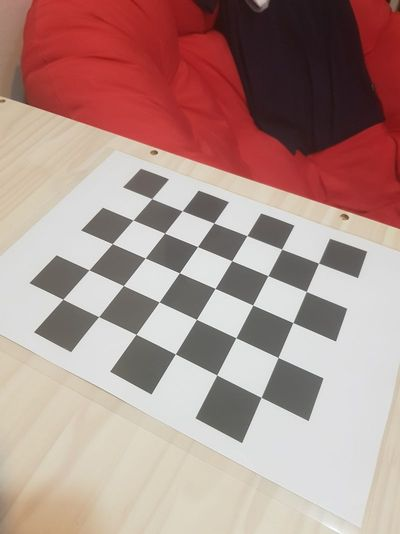
#> input picture Image Resource/conv_Image01.jpg, 400 x 534 px; its folder holds 4 pictures in this run
$ python Multimedia_System_HW2_CameraCalibration_py.py
#> lines starting #> are read from the running program, lines starting #| are printed output that depends on the picture; long printed decimals are rounded

import numpy as np
import cv2
import glob

# termination criteria
criteria = (cv2.TERM_CRITERIA_EPS + cv2.TERM_CRITERIA_MAX_ITER, 30, 0.001)

# prepare object points, like (0,0,0), (1,0,0), (2,0,0) ....,(6,5,0)
objp = np.zeros((5*6,3), np.float32)
objp[:,:2] = np.mgrid[0:5,0:6].T.reshape(-1,2)

# Arrays to store object points and image points from all the images.
objpoints = [] # 3d point in real world space
imgpoints = [] # 2d points in image plane.


images = glob.glob('../../Image Resource/conv_*.jpg')

# 보정결과 출력할 파일 세팅

f = open( '../../for HW/보정결과.txt', 'w')

i=0
for fname in images:
    img = cv2.imread(fname)
#> img is the input picture: shape (534, 400, 3); mean B, G, R 139, 144.7, 175.3
    gray = cv2.cvtColor(img,cv2.COLOR_BGR2GRAY)
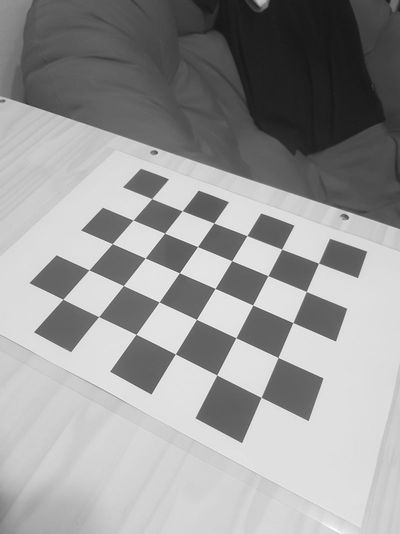
#> gray: shape (534, 400); min 22, max 255, mean 153.2

    # Find the chess board corners
    ret, corners = cv2.findChessboardCorners(gray, (5,6),None)
#> ret = True; corners = 30 rows, first 8: [318.5, 263.2], [306.3, 291.5], [292.9, 322.6], [278, 357.5], [261.1, 397.4], [281.6, 249.2], [267.9, 275.7], [252.6, 305]

    # If found, add object points, image points (after refining them)
    if (ret == False) | (i>10):
        continue
    print("Start processing Image %s..." % str(i))
    objpoints.append(objp)

    corners2 = cv2.cornerSubPix(gray,corners,(11,11),(-1,-1),criteria)
#> corners2 = 30 rows, first 8: [318.6, 263.1], [306.3, 291.4], [292.9, 322.6], [278, 357.5], [261.2, 397.4], [281.6, 249.1], [267.9, 275.7], [252.7, 304.9]
    imgpoints.append(corners2)

    # Draw and display the corners
    img = cv2.drawChessboardCorners(gray, (5,6), corners2,ret)
#> img: shape (534, 400)

    cv2.imshow(f'img {i+1}',gray)
    cv2.waitKey(0)

    # Cam calibration
    ret, mtx, dist, rvecs, tvecs = cv2.calibrateCamera(objpoints, imgpoints, gray.shape[::-1],None,None)
#> ret = 0.15; mtx = [[471.2, 0, 182.4], [0, 522.9, 268.3], [0, 0, 1]]; dist = [[0.177, -0.444, -0.0051, -0.0212, 4.1]]; rvecs = ([-0.489, 0.801, 1.95],); tvecs = ([3.51, -0.109, 12.11],)

    ## Undistortion

    img = cv2.imread('../../Image Resource/conv_image{0:02d}.jpg'.format(i+1))
    h,  w = img.shape[:2]
#> h = 534; w = 400
    newcameramtx, roi=cv2.getOptimalNewCameraMatrix(mtx,dist,(w,h),1,(w,h))
#> newcameramtx = [[487.6, 0, 179.8], [0, 557.3, 266.4], [0, 0, 1]]; roi = (21, 35, 344, 464)

    # undistort
    dst = cv2.undistort(img, mtx, dist, None, newcameramtx)
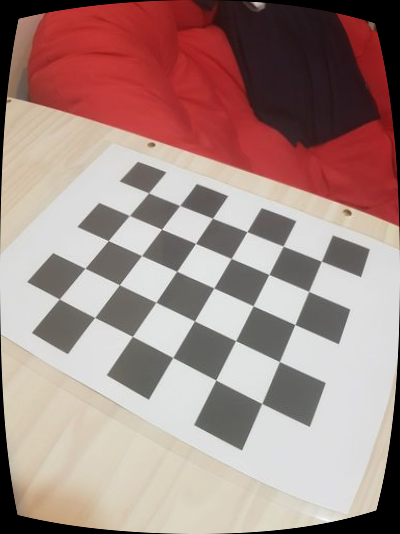
#> dst: shape (534, 400, 3); mean B, G, R 133.3, 138.4, 165.6

    # crop the image
    x,y,w,h = roi
#> x = 21; y = 35; w = 344; h = 464
    dst = dst[y:y+h, x:x+w]
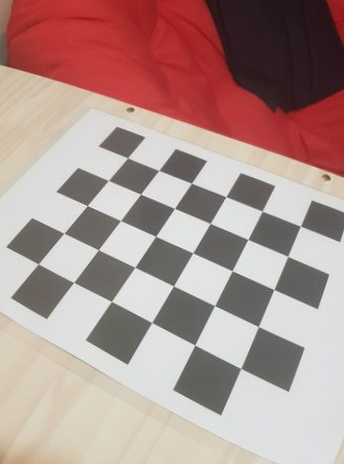
#> dst: shape (464, 344, 3); mean B, G, R 143.6, 148.1, 174.5
    cv2.imwrite('../../Image Resource/undistorted_image{0:02d}.jpg'.format(i+1),dst)

    ## show & compare Before/After
    cv2.namedWindow('Before', cv2.WINDOW_AUTOSIZE)
    cv2.imshow('Before', img)
    cv2.moveWindow('Before',10,10)


    cv2.namedWindow('After', cv2.WINDOW_AUTOSIZE)
    dst = cv2.resize(dst,dsize = tuple(np.flip(img.shape[:2])), interpolation = cv2.INTER_CUBIC )
#> dst: shape (534, 400, 3)

    cv2.imshow('After', dst)
    cv2.moveWindow('After',700,10)

    cv2.waitKey(0)
    cv2.destroyAllWindows()

    i += 1
#> pass 2 of the loop `for fname in images:`:
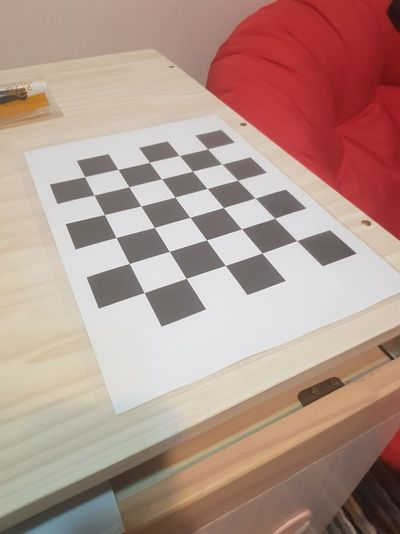
#> input picture Image Resource/conv_Image02.jpg, 400 x 534 px
#> img is the input picture: shape (534, 400, 3); mean B, G, R 139.8, 149.4, 178.5
#> `gray = cv2.cvtColor(img,cv2.COLOR_BGR2GRAY)`:
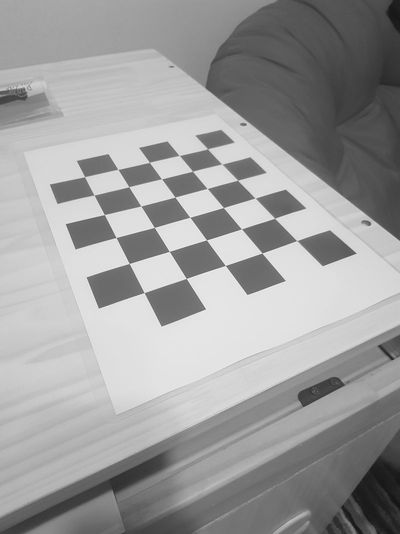
#> gray: shape (534, 400); min 18, max 252, mean 157
#> `ret, corners = cv2.findChessboardCorners(gray, (5,6),None)`: ret = True; corners = 30 rows, first 8: [296.6, 240.6], [261.9, 253], [225.3, 265.5], [186.3, 278.4], [144.2, 292.6], [274.6, 218.3], [241.4, 228.8], [206.5, 239.8]
#> corners2 = 30 rows, first 8: [296.7, 240.6], [262, 253], [225.4, 265.4], [186.3, 278.4], [144.2, 292.6], [274.6, 218.2], [241.4, 228.9], [206.5, 239.9]
#> img: shape (534, 400)
#> `ret, mtx, dist, rvecs, tvecs = cv2.calibrateCamera(objpoints, imgpoint..`: ret = 0.223; mtx = [[381.8, 0, 191.1], [0, 411.9, 325.5], [0, 0, 1]]; dist = [[0.202, -0.744, 0.00683, -0.0121, 1.7]]; rvecs = ([-0.402, 0.635, 1.98], [-0.196, 0.981, 2.55]); tvecs = ([3.29, -1.49, 9.91], [2.62, -1.93, 9.46])
#> newcameramtx = [[393.4, 0, 188.4], [0, 449.7, 314.7], [0, 0, 1]]; roi = (63, 102, 256, 418)
#> `x,y,w,h = roi`: x = 63; y = 102; w = 256; h = 418
#> `dst = cv2.resize(dst,dsize = tuple(np.flip(img.shape[:2])), interpolat..`:
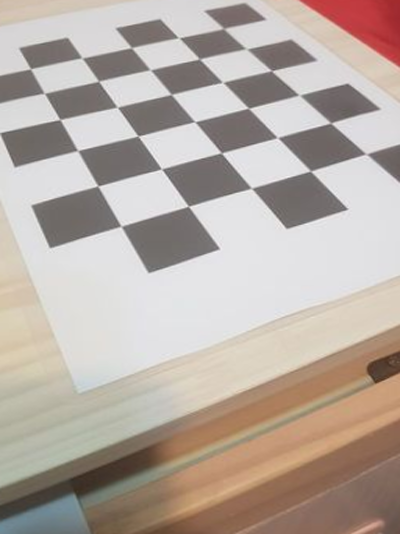
#> dst: shape (534, 400, 3); mean B, G, R 162.9, 170.9, 182.4
#> pass 3 of the loop `for fname in images:`:
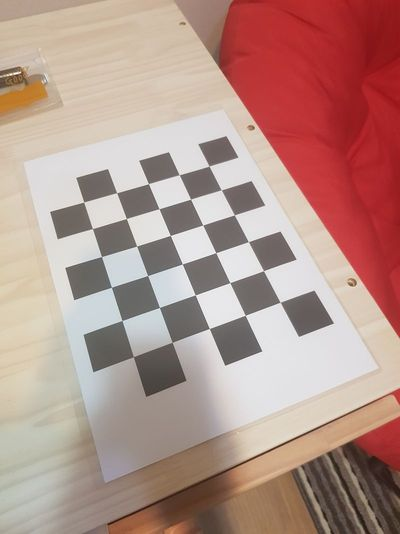
#> input picture Image Resource/conv_Image03.jpg, 400 x 534 px
#> img is the input picture: shape (534, 400, 3); mean B, G, R 138.9, 147.4, 180.4
#> `gray = cv2.cvtColor(img,cv2.COLOR_BGR2GRAY)`:
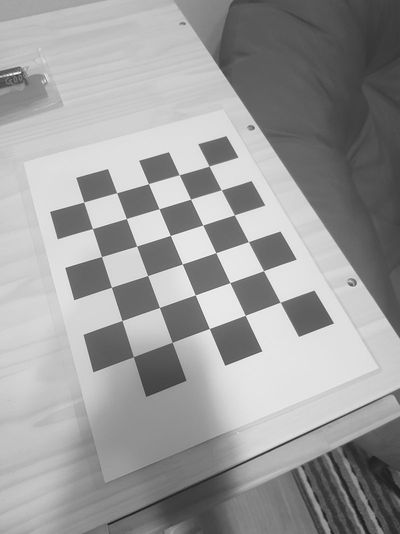
#> gray: shape (534, 400); min 25, max 255, mean 156.3
#> `ret, corners = cv2.findChessboardCorners(gray, (5,6),None)`: ret = True; corners = 30 rows, first 8: [280.1, 302.1], [245.3, 315.4], [209.4, 328.6], [172.2, 342.4], [133.5, 356.6], [263.3, 270.5], [229.9, 282.5], [195.2, 294.7]
#> corners2 = 30 rows, first 8: [280.2, 302.1], [245.2, 315.3], [209.4, 328.5], [172.2, 342.3], [133.5, 356.6], [263.5, 270.7], [229.9, 282.6], [195.3, 295]
#> img: shape (534, 400)
#> `ret, mtx, dist, rvecs, tvecs = cv2.calibrateCamera(objpoints, imgpoint..`: ret = 0.204; mtx = [[380.1, 0, 195.5], [0, 402.6, 317.2], [0, 0, 1]]; dist = [[0.186, -0.633, 0.00525, -0.00578, 1.46]]; rvecs = ([-0.413, 0.62, 1.98], [-0.212, 0.974, 2.55], [-0.117, 0.661, 2.7]); tvecs = ([3.18, -1.32, 9.91], [2.51, -1.78, 9.45], [2.22, -0.369, 9.99])
#> newcameramtx = [[392.1, 0, 194.2], [0, 436.8, 307.9], [0, 0, 1]]; roi = (58, 81, 275, 438)
#> `x,y,w,h = roi`: x = 58; y = 81; w = 275; h = 438
#> `dst = cv2.resize(dst,dsize = tuple(np.flip(img.shape[:2])), interpolat..`:
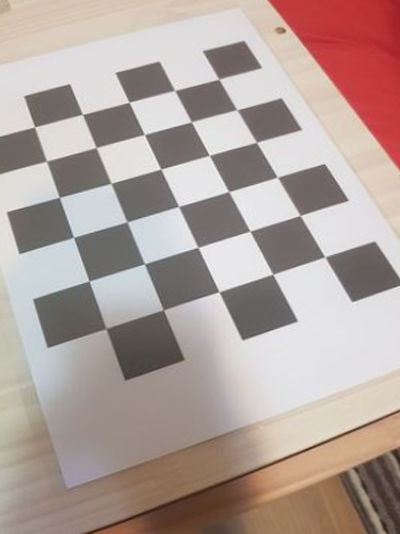
#> dst: shape (534, 400, 3); mean B, G, R 155.1, 160.7, 176.1
#> the loop made 4 passes; the first 3 are shown

## 보정결과 출력

# 내부 값
print("\nintrinsic"+str(mtx))
#| intrinsic[[427.280   0.         204.885 ]
#|  [  0.         414.772 230.886]
#|  [  0.           0.           1.        ]]
f.write("intrinsic\n"+str(mtx))

# 렌즈왜곡값
print("\ndistCoeffs"+str(dist))
#| distCoeffs[[ 0.1752 -0.8798 -0.01708  0.004121  2.931]]
f.write("\n\ndistCoeffs"+str(dist))

# mean_error
tot_error = 0
for i in range(len(objpoints)):
    imgpoints2, _ = cv2.projectPoints(objpoints[i], rvecs[i], tvecs[i], mtx, dist)
    error = cv2.norm(imgpoints[i],imgpoints2, cv2.NORM_L2)/len(imgpoints2)
    tot_error += error

print( "\nmean error: ", tot_error/len(objpoints), '\n')
f.write( "\n\nmean error: "+ str(tot_error/len(objpoints))+'\n')

# 외부 값(회전,변환)
for i in range(10):

    # R vector를 3x1 에서 3x3로 역산
    # 사용하지 않는 jacob을 받는 이유: 형이 자동으로 지정되어 rodri에 (arr,arr)형태로 들어가기 때문에 이상한 출력을 얻게 됨
#> (the run stopped early here; a loop or call above may not have finished)
